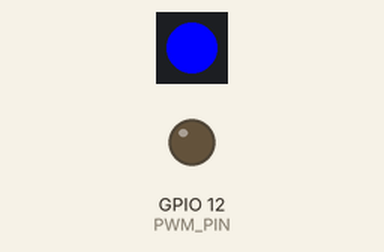
Simulated run of this sketch. Board: ESP32. Parts: 1 RGB LEDs in strip order, left to right, output pins drawn as LEDs (lit = HIGH). Nothing arrives over Bluetooth unless stated; a phone connects over Bluetooth LE 3 s after start.

Above: at 0.1 s.
At 12.6 s:
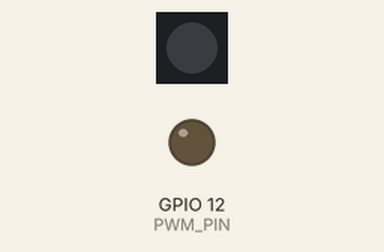
Timing chart, 0 to 14.1 s (numbered marks = the images above):
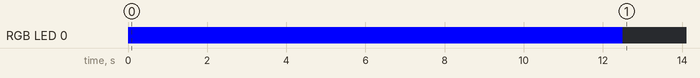

The sketch:

SmartCart_feathertest_2.ino
```cpp
#include <BLEDevice.h>
#include <BLEUtils.h>
#include <BLEServer.h>
#include <BLE2902.h>
#include <Adafruit_NeoPixel.h>

#define SERVICE_UUID        "4fafc201-1fb5-459e-8fcc-c5c9c331914b"
#define CHARACTERISTIC_UUID "beb5483e-36e1-4688-b7f5-ea07361b26a8"

#define PIN 8
#define NUMPIXELS 1
Adafruit_NeoPixel pixels(NUMPIXELS, PIN, NEO_GRB + NEO_KHZ800);

// define the pwm pin
#define PWM_PIN 12

class MyServerCallbacks: public BLEServerCallbacks {
    void onConnect(BLEServer* pServer) {
      for (int i = 0; i < 10; i++) {  // Blink 10 times when connected
        pixels.setPixelColor(0, pixels.Color(0, 0, 255)); // Set to blue
        pixels.show(); // Apply changes
        delay(500); // Wait for half a second
        pixels.clear(); // Turn off
        pixels.show(); // Apply changes
        delay(500); // Wait for half a second
      }
    }

    void onDisconnect(BLEServer* pServer) {
      pixels.setPixelColor(0, pixels.Color(0, 0, 255)); // Set to blue
      pixels.show(); // Apply changes
    }
};

class MyCallbacks: public BLECharacteristicCallbacks {
    void onWrite(BLECharacteristic *pCharacteristic) {
      std::string rxValue = pCharacteristic->getValue();

      if (rxValue.length() == 2) { // Make sure that two bytes were received
        int x = (unsigned char) rxValue[0] - 128; // Cast byte to int and shift range back to -128~127
        int y = (unsigned char) rxValue[1] - 128; // Cast byte to int and shift range back to -128~127

        Serial.print(x);
        Serial.print(",");
        Serial.println(y);

        int absY = abs(y) * 2; // Get absolute Y-value and map to 0-255
        analogWrite(PWM_PIN, absY); // Write PWM signal to pin

        // Put your joystick handling code here

      } else {
        // The received value wasn't two bytes long. Handle this error.
      }
    }
};

void setup() {
  Serial.begin(115200);

  // Create the BLE Device
  BLEDevice::init("SmartCart");

  // Create the BLE Server
  BLEServer *pServer = BLEDevice::createServer();

  // Set server callbacks
  pServer->setCallbacks(new MyServerCallbacks());

  // Create the BLE Service
  BLEService *pService = pServer->createService(SERVICE_UUID);

  // Create a BLE Characteristic
  BLECharacteristic *pCharacteristic = pService->createCharacteristic(
                                         CHARACTERISTIC_UUID,
                                         BLECharacteristic::PROPERTY_READ   |
                                         BLECharacteristic::PROPERTY_WRITE  |
                                         BLECharacteristic::PROPERTY_NOTIFY |
                                         BLECharacteristic::PROPERTY_INDICATE
                                       );

  pCharacteristic->addDescriptor(new BLE2902());

  // Set the value of the characteristic
  pCharacteristic->setValue("Hello, World!");

  // Set callback for characteristic
  pCharacteristic->setCallbacks(new MyCallbacks());

  // Start the service
  pService->start();

  // Start advertising
  BLEAdvertising *pAdvertising = BLEDevice::getAdvertising();
  pAdvertising->addServiceUUID(SERVICE_UUID);
  pAdvertising->setScanResponse(true);
  pAdvertising->setMinPreferred(0x06);  // functions that help with iPhone connections issue
  BLEDevice::startAdvertising();

  // Initialize the NeoPixel
  pixels.begin();
  pixels.setPixelColor(0, pixels.Color(0, 0, 255)); // Set to blue
  pixels.show(); // Apply changes

  // Setup the PWM pin
  pinMode(PWM_PIN, OUTPUT);
}

void loop() {
  // put your main code here, to run repeatedly:
  delay(2000); // We delay here for demo purposes
}
```

Measured:
- by itself, RGB LED 0: off → RGB(0, 0, 255) at 0.00 s, → off 12.5 s later
